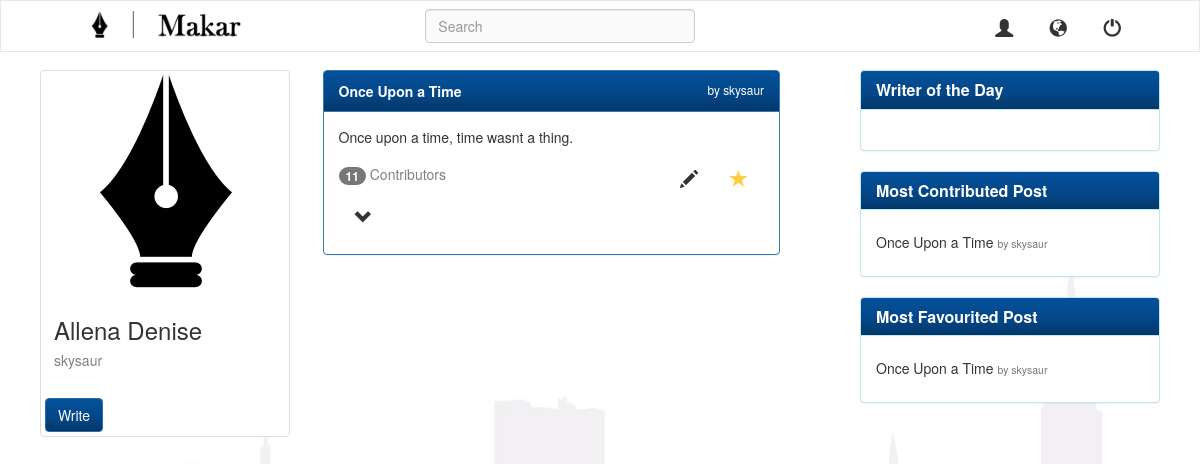
Page /homepage.php?id=1 (signed in) on the committed database.
### tables this page shows
CREATE TABLE `users` (
  `user_id` int(11) NOT NULL,
  `name` varchar(50) DEFAULT NULL,
  `username` varchar(50) NOT NULL,
  `email` varchar(50) DEFAULT NULL,
  `password` varchar(50) DEFAULT NULL,
  `address` varchar(50) DEFAULT NULL,
  `school` varchar(50) DEFAULT NULL,
  `dob` date DEFAULT NULL,
  `about` varchar(150) DEFAULT NULL,
  `profile_pic` varchar(50) DEFAULT 'default.png'
);

CREATE TABLE `post` (
  `post_id` int(11) NOT NULL,
  `post_title` varchar(70) DEFAULT NULL,
  `post` varchar(170) DEFAULT NULL,
  `no_contri` int(11) DEFAULT '0',
  `author_id` int(11) DEFAULT NULL,
  `pdate` datetime DEFAULT CURRENT_TIMESTAMP
);

### homepage.php (the view, shortened to what this page needs)
<!DOCTYPE html>
<html>
	<head>
		<link rel="stylesheet" type="text/css" href="dist/css/bootstrap.min.css">
		<link rel="stylesheet" href="css/animate.css">
	</head>
<body>
	<div class='container-fluid'>
		<?php
			require("navbar.php");
		?>
		<div class='container-fluid animated fadeIn'>
			<div id="userinfo">
				<div class="thumbnail">
					<img src="img/logo.png" alt="picture">
					<div class="caption">
						<h3 name="fname"><?php echo $_SESSION["name"];?></h3>
						<h5 name="uname" class="contri"><?php echo $_SESSION["username"];?></h5>
					</div>
					<button type="button" class="btn btn-primary h4" data-toggle="modal" data-target="#writem" id="write">Write</button>
				</div>
			</div>
			<div class="featured">
				<div class="panel panel-info">
					<div class="panel-heading">
						<h5 class="panel-title"><strong>Writer of the Day</strong></h5>
					</div>
					<div class="panel-body">
					</div>
				</div>
				<div class="panel panel-info">
					<div class="panel-heading">
						<h5 class="panel-title"><strong>Most Contributed Post</strong></h5>
					</div>
					<div class="panel-body">
						<?php
							$mostcontriquery = mysqli_query($conn,"SELECT post_title,author_id FROM post WHERE pdate > DATE_SUB(NOW(), INTERVAL 1 WEEK) AND (SELECT MAX(no_contri) FROM post)");
							$mostcontri = mysqli_fetch_assoc($mostcontriquery);
							$authorOfPost = mysqli_query($conn,"SELECT username FROM users WHERE user_id='{$mostcontri['author_id']}'");
							$author = mysqli_fetch_assoc($authorOfPost);
							echo "<h5>".$mostcontri['post_title']." <small>by ".$author['username']."</small></h5>";
						?>
					</div>
				</div>
				<div class="panel panel-info">
					<div class="panel-heading">
						<h5 class="panel-title"><strong>Most Favourited Post</strong></h5>
					</div>
					<div class="panel-body">
						<?php
							$mostfavepostquery = mysqli_query($conn,"SELECT post_id,COUNT(post_id) AS favs FROM favourite GROUP BY post_id ORDER BY favs DESC LIMIT 1");
							$mostfavepost = mysqli_fetch_assoc($mostfavepostquery);
							$mostfavequery = mysqli_query($conn,"SELECT post_title,author_id FROM post WHERE pdate > DATE_SUB(NOW(), INTERVAL 1 WEEK) AND post_id='{$mostfavepost['post_id']}'");
							$mostfave = mysqli_fetch_assoc($mostfavequery);
							$authorOfPost = mysqli_query($conn,"SELECT username FROM users WHERE user_id='{$mostfave['author_id']}'");
							$author = mysqli_fetch_assoc($authorOfPost);
							echo "<h5>".$mostfave['post_title']." <small>by ".$author['username']."</small></h5>";
						?>
					</div>
				</div>
			</div>
			<div class="row">
				<div class="col-lg-5 col-lg-offset-3 posts">
					<?php
						require("connectdb.php");
						$qpost = "SELECT * FROM post WHERE author_id IN (SELECT user_id FROM followers WHERE follower_id='".$_SESSION["user_id"]."') ORDER BY pdate DESC";
						$posts = mysqli_query($conn, $qpost);
						if($posts->num_rows > 0){
							while($post = $posts->fetch_assoc()){
								$qpost2 = "SELECT username FROM users WHERE user_id='".$post["author_id"]."'";
								$post2 = mysqli_query($conn, $qpost2);
								$row = $post2->fetch_assoc();
								echo '<div class="panel panel-primary">
										<div class="panel-heading"><strong>'.$post["post_title"].'</strong><small class="edit">by '.$row["username"].'</small></div>
										<input type="hidden" value="'.$post["author_id"].'">
										<div class="panel-body">
											<p>'.$post["post"].'</p>
											<div class="row">
												<div class="col-lg-4 expand">
													<h5 class="contri"><span class="badge">'.$post["no_contri"].'</span> Contributors</h5>
													<button type="button" class="btn btn-default btn-lg comments">
														<span class="glyphicon glyphicon-chevron-down" aria-hidden="true" aria-label="down"></span>
													</button>
												</div>
												<div class="col-lg-4 col-lg-offset-4 es">
													<input type="hidden" value="'.$post["post_id"].'">
													<button type="button" class="btn btn-default btn-lg edit favourite">
														<span class="glyphicon glyphicon glyphicon-star" aria-hidden="true" aria-label="favourite" id="i'.$post["post_id"].'"></span>
													</button>
													<button type="button" class="btn btn-default btn-lg edit add_c" data-toggle="modal" data-target="#contribute">
														<span class="glyphicon glyphicon-pencil" aria-hidden="true" aria-label="pencil"></span>
													</button>
												</div>
											</div>
											<ul class="list-group">';
								echo"</ul>
									</div>
									</div>";
							}
						}
					?>
				</div>
			</div>
		</div>
	</div>
</body>
</html>

### homepage.php (style rules this page uses)
body { background-image: url("img/website-background.jpg"); background-attachment: fixed; background-size: cover; margin: 0px; }
.nav, .navbar-form, .btn { display: inline-block; }
.btn-default { border: 0px; }
.edit { float: right; }
.featured { display: block; position: fixed; width: 300px; right: 40px; }
.contri { color: gray; }
.glyphicon-star { color: rgb(0, 0, 0); }
.panel-heading,.btn-primary { background-image: linear-gradient(#04519b,#044687 60%,#033769); color: #fff !important; }
#userinfo { position: fixed; width: 250px; left: 40px; }

### rows in the picture
users: username "skysaur"
post: post_title "Once Upon a Time", author.username "skysaur", post "Once upon a time, time wasnt a thing.", no_contri "11"

### other values in the picture
$_SESSION["name"] "Allena Denise"
$_SESSION["username"] "skysaur"
$mostcontri['post_title'] "Once Upon a Time"
